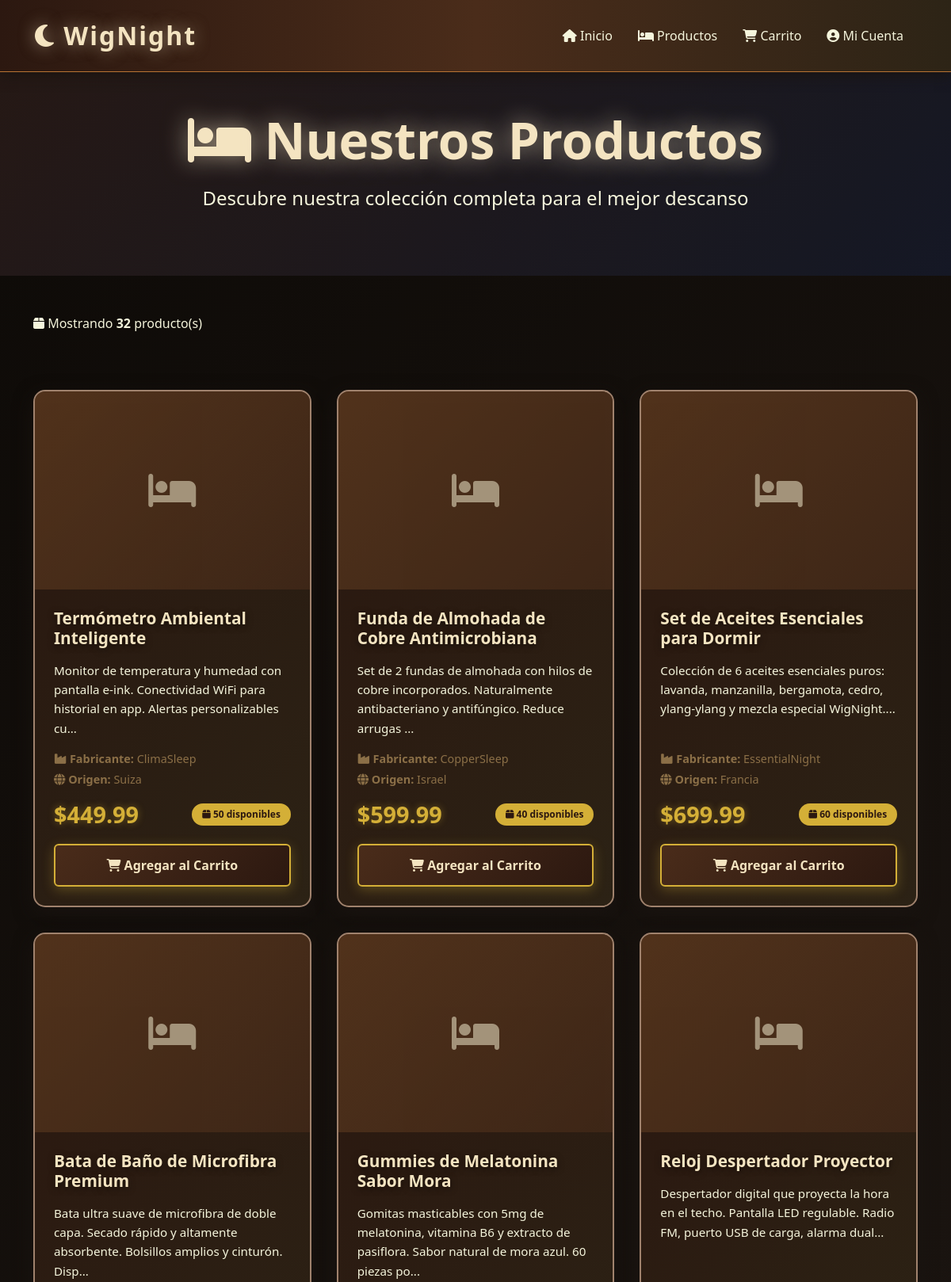
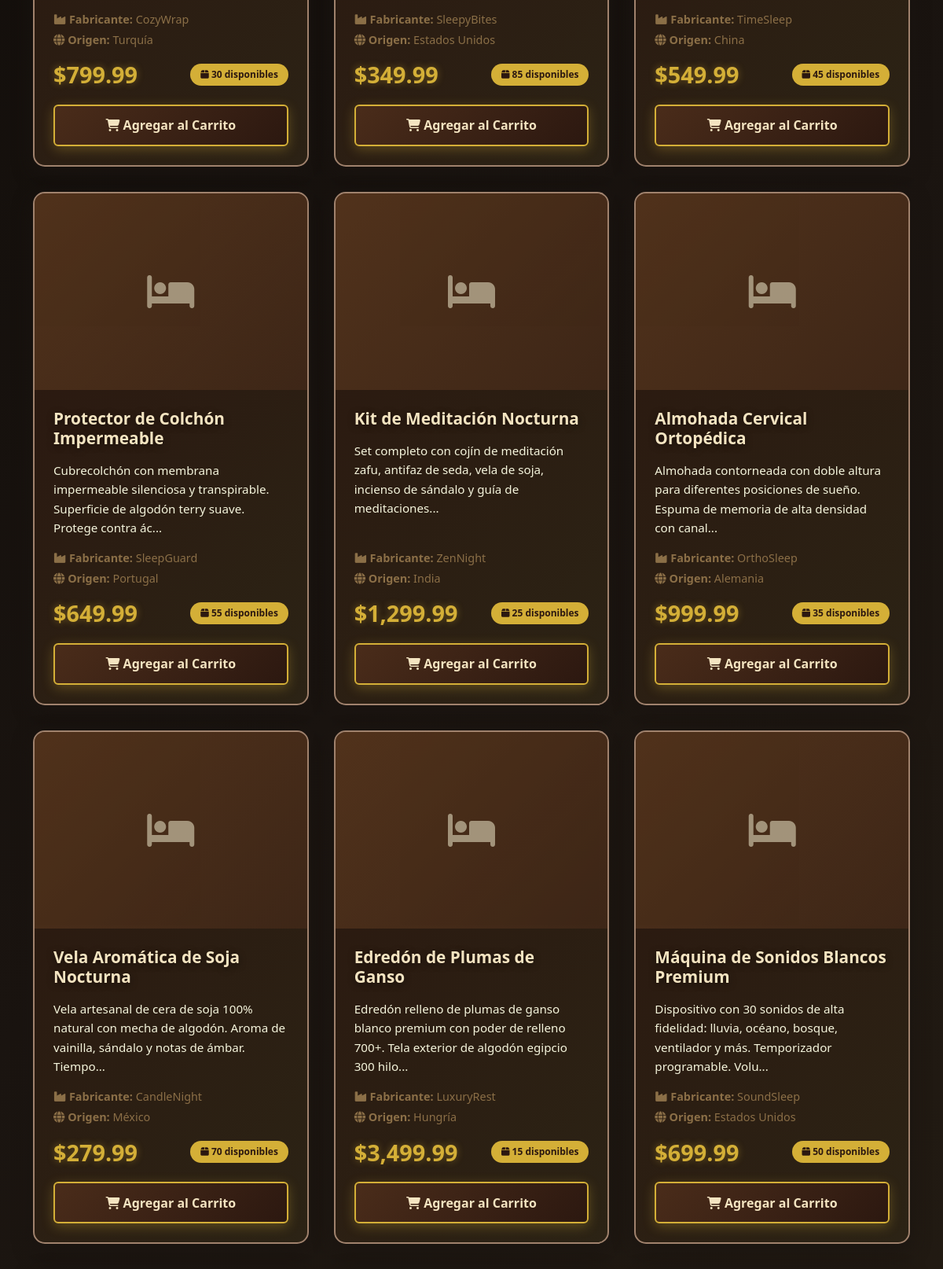
The page /productos.php (upper part) on the database its author committed (2 pictures, top to bottom).
### tables this page shows
CREATE TABLE Productos (
  ID_Producto int NOT NULL,
  Nombre varchar(255) NOT NULL,
  Descripcion text,
  Fotos longblob,
  Precio decimal(10,2) NOT NULL,
  Cantidad_Almacen int NOT NULL DEFAULT '0',
  Fabricante varchar(150) DEFAULT NULL,
  Origen varchar(100) DEFAULT NULL
);

### html/config/database.php (called while the page is built, shortened)
<?php
function isLoggedIn() {
    return isset($_SESSION['user_id']);
}
function formatPrice($price) {
    return '$' . number_format($price, 2);
}
?>

### html/productos.php (the view, shortened to what this page needs)
<?php
require_once 'config/database.php';
$conn = getConnection();
$query = "SELECT * FROM Productos ORDER BY ID_Producto DESC";
$result = $conn->query($query);
$productos = [];
if ($result) {
    while ($row = $result->fetch_assoc()) {
        $productos[] = $row;
    }
}
$currentUser = getCurrentUser();
?>
<!DOCTYPE html>
<html lang="es">
<head>
    <link href="https://cdn.jsdelivr.net/npm/bootstrap@5.3.0/dist/css/bootstrap.min.css" rel="stylesheet">
    <link rel="stylesheet" href="https://cdnjs.cloudflare.com/ajax/libs/font-awesome/6.4.0/css/all.min.css">
    <link rel="stylesheet" href="css/style.css">
</head>
<body>
    <nav class="navbar navbar-expand-lg navbar-dark sticky-top">
        <div class="container">
            <a class="navbar-brand" href="index.php">
                <i class="fas fa-moon"></i> WigNight
            </a>
            <div class="collapse navbar-collapse" id="navbarNav">
                <ul class="navbar-nav ms-auto">
                    <li class="nav-item">
                        <a class="nav-link" href="index.php">
                            <i class="fas fa-home"></i> Inicio
                        </a>
                    </li>
                    <li class="nav-item">
                        <a class="nav-link active" href="productos.php">
                            <i class="fas fa-bed"></i> Productos
                        </a>
                    </li>
                    <li class="nav-item">
                        <a class="nav-link" href="carrito.php">
                            <i class="fas fa-shopping-cart"></i> Carrito
                        </a>
                    </li>
                    <?php if (isLoggedIn()): ?>
                        <?php if (isAdmin()): ?>
                            <li class="nav-item">
                                <a class="nav-link" href="admin.php">
                                    <i class="fas fa-cog"></i> Admin
                                </a>
                            </li>
                        <?php endif; ?>
                        <li class="nav-item">
                            <a class="nav-link" href="#">
                                <i class="fas fa-user"></i> <?php echo htmlspecialchars($currentUser['Nombre_Usuario']); ?>
                            </a>
                        </li>
                        <li class="nav-item">
                            <a class="nav-link" href="logout.php">
                                <i class="fas fa-sign-out-alt"></i> Salir
                            </a>
                        </li>
                    <?php else: ?>
                        <li class="nav-item">
                            <a class="nav-link" href="login.php">
                                <i class="fas fa-user-circle"></i> Mi Cuenta
                            </a>
                        </li>
                    <?php endif; ?>
                </ul>
            </div>
        </div>
    </nav>
    <section class="py-5" style="background: linear-gradient(135deg, rgba(61, 39, 35, 0.5), rgba(22, 33, 62, 0.5)); min-height: 30vh; display: flex; align-items: center;">
        <div class="container text-center">
            <h1 class="hero-title mb-3">
                <i class="fas fa-bed"></i> Nuestros Productos
            </h1>
            <p class="hero-subtitle">
                Descubre nuestra colección completa para el mejor descanso
            </p>
        </div>
    </section>
    <section class="py-5">
        <div class="container">
            <?php if (empty($productos)): ?>
                <div class="alert alert-info text-center">
                    <i class="fas fa-info-circle"></i>
                    No hay productos disponibles en este momento.
                    <?php if (isAdmin()): ?>
                        <br><br>
                        <a href="admin.php" class="btn btn-primary">
                            <i class="fas fa-plus"></i> Agregar Primer Producto
                        </a>
                    <?php endif; ?>
                </div>
            <?php else: ?>
                <div class="row mb-4">
                    <div class="col-md-12">
                        <div class="d-flex justify-content-between align-items-center">
                            <p style="color: var(--accent-cream);">
                                <i class="fas fa-box"></i>
                                Mostrando <strong><?php echo count($productos); ?></strong> producto(s)
                            </p>
                        </div>
                    </div>
                </div>
                <div class="product-grid">
                    <?php foreach ($productos as $producto): ?>
                        <div class="card">
                            <?php if ($producto['Fotos']): ?>
                                <img
                                     class="card-img-top"
                                     alt="<?php echo htmlspecialchars($producto['Nombre']); ?>">
                            <?php else: ?>
                                <div class="img-placeholder">
                                    <i class="fas fa-bed"></i>
                                </div>
                            <?php endif; ?>
                            <div class="card-body d-flex flex-column">
                                <h5 class="card-title">
                                    <?php echo htmlspecialchars($producto['Nombre']); ?>
                                </h5>
                                <p class="card-text flex-grow-1">
                                    <?php
                                    $descripcion = $producto['Descripcion'] ?? 'Sin descripción';
                                    echo htmlspecialchars(substr($descripcion, 0, 120));
                                    if (strlen($descripcion) > 120) echo '...';
                                    ?>
                                </p>
                                <div class="mb-2">
                                    <?php if ($producto['Fabricante']): ?>
                                        <p class="mb-1" style="color: var(--wood-lighter); font-size: 0.9rem;">
                                            <i class="fas fa-industry"></i>
                                            <strong>Fabricante:</strong> <?php echo htmlspecialchars($producto['Fabricante']); ?>
                                        </p>
                                    <?php endif; ?>
                                    <?php if ($producto['Origen']): ?>
                                        <p class="mb-1" style="color: var(--wood-lighter); font-size: 0.9rem;">
                                            <i class="fas fa-globe"></i>
                                            <strong>Origen:</strong> <?php echo htmlspecialchars($producto['Origen']); ?>
                                        </p>
                                    <?php endif; ?>
                                </div>
                                <div class="d-flex justify-content-between align-items-center mt-auto">
                                    <span class="card-price">
                                        <?php echo formatPrice($producto['Precio']); ?>
                                    </span>
                                    <span class="badge">
                                        <i class="fas fa-box"></i>
                                        <?php echo $producto['Cantidad_Almacen']; ?> disponibles
                                    </span>
                                </div>
                                <?php if ($producto['Cantidad_Almacen'] > 0): ?>
                                    <button id="btn-<?php echo $producto['ID_Producto']; ?>"
                                            class="btn btn-primary mt-3 w-100"
                                            onclick="addToCart(<?php echo $producto['ID_Producto']; ?>, '<?php echo htmlspecialchars($producto['Nombre']); ?>')">
                                        <i class="fas fa-shopping-cart"></i> Agregar al Carrito
                                    </button>
                                <?php else: ?>
                                    <button class="btn btn-secondary mt-3 w-100" disabled>
                                        <i class="fas fa-times"></i> Sin Stock
                                    </button>
                                <?php endif; ?>
                            </div>
                        </div>
                    <?php endforeach; ?>
                </div>
            <?php endif; ?>
        </div>
    </section>
</body>
</html>

### html/css/style.css (style rules this page uses)
* { margin: 0; padding: 0; box-sizing: border-box; }
:root { --wood-dark: #2c1810; --wood-medium: #4a2c1a; --wood-light: #6b4423; --wood-lighter: #8b6f47; --wood-accent: #a0826d; --night-deep: #1a1410; --night-warm: #2d2416; --night-darker: #0d0a07; --moon-glow: #f4e4c1; --star-white: #e8e8e8; --accent-gold: #d4af37; --accent-copper: #b87333; --accent-amber: #e5a851; --accent-cream: #f5f5dc; --accent-warm: #d4a574; --shadow-night: rgba(26, 20, 16, 0.85); }
body { font-family: 'Segoe UI', Tahoma, Geneva, Verdana, sans-serif; background: linear-gradient(135deg, var(--night-darker) 0%, var(--night-deep) 30%, var(--night-warm) 70%, var(--wood-dark) 100%); color: var(--star-white); min-height: 100vh; background-attachment: fixed; }
.navbar { background: linear-gradient(90deg, var(--wood-dark) 0%, var(--wood-medium) 50%, var(--night-warm) 100%) !important; box-shadow: 0 4px 15px var(--shadow-night); padding: 1rem 2rem; border-bottom: 1px solid var(--accent-copper); }
.navbar-brand { font-size: 2rem; font-weight: bold; color: var(--moon-glow) !important; text-shadow: 0 0 20px rgba(244, 228, 193, 0.5); letter-spacing: 2px; }
.nav-link { color: var(--accent-cream) !important; font-weight: 500; margin: 0 0.5rem; transition: all 0.3s ease; position: relative; }
.nav-link::after { content: ''; position: absolute; bottom: -5px; left: 50%; width: 0; height: 2px; background: var(--accent-gold); transition: all 0.3s ease; transform: translateX(-50%); }
.hero-title { font-size: 4rem; font-weight: bold; color: var(--moon-glow); text-shadow: 0 0 30px rgba(244, 228, 193, 0.6); margin-bottom: 1.5rem; animation: fadeInUp 1s ease-out; }
.hero-subtitle { font-size: 1.5rem; color: var(--accent-cream); margin-bottom: 2rem; animation: fadeInUp 1.2s ease-out; }
.btn-primary { background: linear-gradient(135deg, var(--wood-medium), var(--wood-dark)); border: 2px solid var(--accent-gold); color: var(--moon-glow); padding: 0.8rem 2rem; font-weight: 600; transition: all 0.3s ease; box-shadow: 0 4px 15px rgba(212, 175, 55, 0.3); }
.card { background: linear-gradient(135deg, rgba(44, 24, 16, 0.95), rgba(45, 36, 22, 0.95)); border: 2px solid var(--wood-accent); border-radius: 15px; overflow: hidden; transition: all 0.3s ease; box-shadow: 0 8px 25px var(--shadow-night); }
.card-body { padding: 1.5rem; }
.card-title { color: var(--moon-glow); font-weight: bold; font-size: 1.3rem; margin-bottom: 1rem; }
.card-text { color: var(--accent-cream); font-size: 0.95rem; line-height: 1.6; }
.card-price { font-size: 1.8rem; color: var(--accent-gold); font-weight: bold; text-shadow: 0 0 10px rgba(212, 175, 55, 0.4); }
section { padding: 4rem 0; }
.product-grid { display: grid; grid-template-columns: repeat(auto-fill, minmax(280px, 1fr)); gap: 2rem; padding: 2rem 0; }
.badge { background: var(--accent-gold); color: var(--wood-dark); font-weight: bold; padding: 0.5rem 0.8rem; border-radius: 20px; }
.img-placeholder { background: linear-gradient(135deg, var(--wood-light), var(--wood-medium)); display: flex; align-items: center; justify-content: center; height: 250px; color: var(--moon-glow); font-size: 3rem; opacity: 0.6; }
* { transition: background-color 0.3s ease, border-color 0.3s ease; }
h1, h2, h3, h4, h5, h6 { text-shadow: 0 2px 8px rgba(0, 0, 0, 0.5); }

### rows shown on the page
productos: Nombre "Termómetro Ambiental Inteligente", Descripcion "Monitor de temperatura y humedad con pantalla e-ink. Conectividad WiFi para historial en app. Alertas personalizables cu", Fabricante "ClimaSleep", Origen "Suiza", Precio "$449.99", Cantidad_Almacen "50"
productos: Nombre "Funda de Almohada de Cobre Antimicrobiana", Descripcion "Set de 2 fundas de almohada con hilos de cobre incorporados. Naturalmente antibacteriano y antifúngico. Reduce arrugas", Fabricante "CopperSleep", Origen "Israel", Precio "$599.99", Cantidad_Almacen "40"
productos: Nombre "Set de Aceites Esenciales para Dormir", Descripcion "Colección de 6 aceites esenciales puros: lavanda, manzanilla, bergamota, cedro, ylang-ylang y mezcla especial WigNight.", Fabricante "EssentialNight", Origen "Francia", Precio "$699.99", Cantidad_Almacen "60"
productos: Nombre "Bata de Baño de Microfibra Premium", Descripcion "Bata ultra suave de microfibra de doble capa. Secado rápido y altamente absorbente. Bolsillos amplios y cinturón. Disp", Fabricante "CozyWrap", Origen "Turquía", Precio "$799.99", Cantidad_Almacen "30"
productos: Nombre "Gummies de Melatonina Sabor Mora", Descripcion "Gomitas masticables con 5mg de melatonina, vitamina B6 y extracto de pasiflora. Sabor natural de mora azul. 60 piezas po", Fabricante "SleepyBites", Origen "Estados Unidos", Precio "$349.99", Cantidad_Almacen "85"
productos: Nombre "Reloj Despertador Proyector", Descripcion "Despertador digital que proyecta la hora en el techo. Pantalla LED regulable. Radio FM, puerto USB de carga, alarma dual", Fabricante "TimeSleep", Origen "China", Precio "$549.99", Cantidad_Almacen "45"
productos: Nombre "Protector de Colchón Impermeable", Descripcion "Cubrecolchón con membrana impermeable silenciosa y transpirable. Superficie de algodón terry suave. Protege contra ác", Fabricante "SleepGuard", Origen "Portugal", Precio "$649.99", Cantidad_Almacen "55"
productos: Nombre "Kit de Meditación Nocturna", Descripcion "Set completo con cojín de meditación zafu, antifaz de seda, vela de soja, incienso de sándalo y guía de meditaciones", Fabricante "ZenNight", Origen "India", Precio "$1,299.99", Cantidad_Almacen "25"
productos: Nombre "Almohada Cervical Ortopédica", Descripcion "Almohada contorneada con doble altura para diferentes posiciones de sueño. Espuma de memoria de alta densidad con canal", Fabricante "OrthoSleep", Origen "Alemania", Precio "$999.99", Cantidad_Almacen "35"
productos: Nombre "Vela Aromática de Soja Nocturna", Descripcion "Vela artesanal de cera de soja 100% natural con mecha de algodón. Aroma de vainilla, sándalo y notas de ámbar. Tiempo", Fabricante "CandleNight", Origen "México", Precio "$279.99", Cantidad_Almacen "70"
productos: Nombre "Edredón de Plumas de Ganso", Descripcion "Edredón relleno de plumas de ganso blanco premium con poder de relleno 700+. Tela exterior de algodón egipcio 300 hilo", Fabricante "LuxuryRest", Origen "Hungría", Precio "$3,499.99", Cantidad_Almacen "15"
productos: Nombre "Máquina de Sonidos Blancos Premium", Descripcion "Dispositivo con 30 sonidos de alta fidelidad: lluvia, océano, bosque, ventilador y más. Temporizador programable. Volu", Fabricante "SoundSleep", Origen "Estados Unidos", Precio "$699.99", Cantidad_Almacen "50"

### other values the page prints
count($productos) "32"
